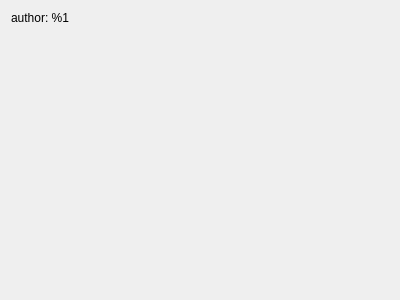
<?xml version="1.0" encoding="UTF-8"?>
<ui version="4.0">
 <class>PluginWidget</class>
 <widget class="QWidget" name="PluginWidget">
  <property name="geometry">
   <rect>
    <x>0</x>
    <y>0</y>
    <width>400</width>
    <height>300</height>
   </rect>
  </property>
  <layout class="QVBoxLayout" name="verticalLayout">
   <item>
    <widget class="QLabel" name="labelAuthor">
     <property name="text">
      <string>author: %1</string>
     </property>
    </widget>
   </item>
   <item>
    <widget class="QLabel" name="labelDescription">
     <property name="text">
      <string/>
     </property>
    </widget>
   </item>
   <item>
    <spacer name="verticalSpacer">
     <property name="orientation">
      <enum>Qt::Vertical</enum>
     </property>
     <property name="sizeHint" stdset="0">
      <size>
       <width>20</width>
       <height>1</height>
      </size>
     </property>
    </spacer>
   </item>
  </layout>
 </widget>
 <resources/>
 <connections/>
</ui>
